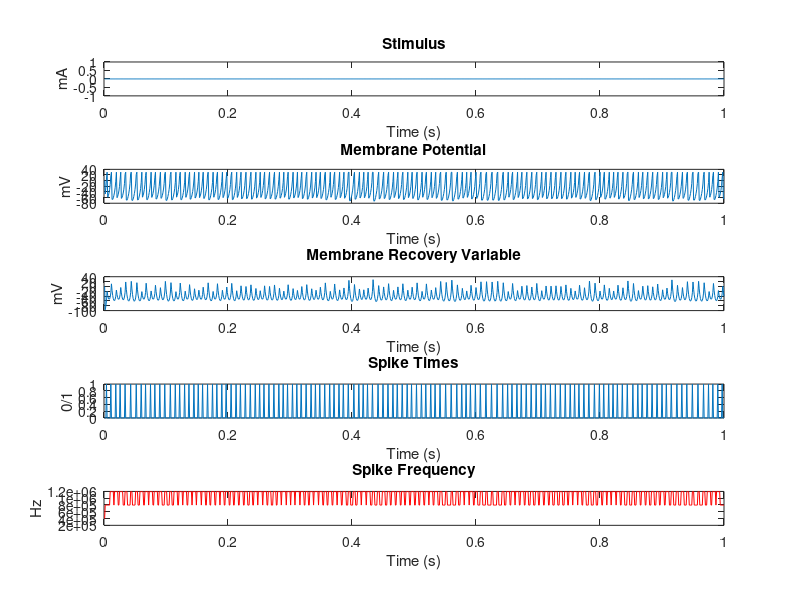

MATLAB code for this plot:
%% ARBITRARY FORCING OF IZHIKEVICH SPIKING NEURON MODEL 
%  COPYWRITE: ANDREW HANSEN, 2015
%  BRANDEIS UNIVERSITY



%% 1. SIMULATION PARAMETERS (PLAY AROUND WITH THESE)
clc;
clear all;
close all;

sim_bnd = [0, 1]; % Initialize simulation time interval (seconds)
sim_res = 0.001; % Initialize simulation time sample resolution (seconds)
sim_smp = sim_bnd(2)/sim_res; % Initialize simulation time sample quanta (samples)
time = linspace(sim_res, sim_bnd(2), sim_smp); % Initialize sim time vector (seconds)



%% 2. MODEL PARAMETERS (PICK YOUR PREFERRED NEURON MODEL)
n = 16; % Set Izhikevich model parameters
p = [ 00.020,  00.200, -65.000,  06.000,  14.000;... % 01. Tonic spiking
      00.020,  00.250, -65.000,  06.000,  00.500;... % 02. Phasic spiking
      00.020,  00.200, -50.000,  02.000,  15.000;... % 03. Tonic bursting
      00.020,  00.250, -55.000,  00.050,  00.600;... % 04. Phasic bursting
      00.020,  00.200, -55.000,  04.000,  10.000;... % 05. Mixed-mode
      00.010,  00.200, -65.000,  08.000,  30.000;... % 06. Spike frequency adaptation
      00.020, -00.100, -55.000,  06.000,  00.000;... % 07. Class 1
      00.200,  00.260, -65.000,  00.000,  00.000;... % 08. Class 2
      00.020,  00.200, -65.000,  06.000,  07.000;... % 09. Spike latency
      00.050,  00.260, -60.000,  00.000,  00.000;... % 10. Subthreshold oscillations
      00.100,  00.260, -60.000, -01.000,  00.000;... % 11. Resonator
      00.020, -00.100, -55.000,  06.000,  00.000;... % 12. Integrator
      00.030,  00.250, -60.000,  04.000,  00.000;... % 13. Rebound spike
      00.030,  00.250, -52.000,  00.000,  00.000;... % 14. Rebound burst
      00.030,  00.250, -60.000,  04.000,  00.000;... % 15. Threshold variability
      01.000,  01.500, -60.000,  00.000, -65.000;... % 16. Bistability
      01.000,  00.200, -60.000, -21.000,  00.000;... % 17. DAP
      00.020,  01.000, -55.000,  04.000,  00.000;... % 18. Accomodation
     -00.020, -01.000, -60.000,  08.000,  80.000;... % 19. Inhibition-induced spiking
     -00.026, -01.000, -45.000,  00.000,  80.000];   % 20. Inhibition-induced bursting



%% 3. MEMBRANE TIME PARAMETERS
V_time = zeros(size(time)); % Allocate membrane potential time vector memory
U_time = V_time;            % Allocate membrane recovery variable time vector memory
V = -70;                    % Initial membrane potential
U = p(n, 2)*V;              % Initial membrane recovery
spike = V_time;             % Allocate spike vector memory
spike_time = V_time;        % Allocate spike time vector memory
spike_freq =  V_time;       % Allocate spike time vector memory



%% 4. STIMULUS
% Note: "0.000" represent editable parameter values
%  A. STIMULUS TIME SERIES (ALTER stim_bnd TO ALTER INJECTION CURRENT START/END)
stim_bnd = [0, 1]; % Initialize forcing signal generation time (seconds)
stim_int = diff(stim_bnd); % Initialize forcing signal time interval (seconds)
stim_smp = stim_int/sim_res; % Initialize forcing signal time sample quanta (samples)
stim = linspace(sim_res, stim_int, stim_smp); % Initialize forcing signal time vector values

%  B. STIMULUS AMPLITUDE (PLAY AROUND WITH amp AND amp_damp)
amp = [0.000, 0.000]; % Initialize carrier signal amplitude (mA)
amp_damp = 0.000; % Initialize terminal carrier signal dampening (mA)
% (BELOW) Initialize carrier signal amplitude vector values (mA)
amp = (linspace(amp(1), amp(2), stim_smp) + p(n, 5)).*exp(amp_damp*stim);

%  C. STIMULUS FREQUENCY (PLAY AROUND WITH freq_bnd AND freq_damp)
freq_bnd = [0.000, 0.000]; % Initialize carrier signal frequency (Hz)
freq_damp = 0.000; % Initialize terminal carrier signal dampening (Hz)
% (BELOW) Initialize carrier signal frequency vector values (Hz)
freq = (2*pi*linspace(freq_bnd(1), freq_bnd(2), stim_smp)).*exp(freq_damp*stim);;

%  D. STIMULUS PHASE (PLAY AROUND WITH phase_offset)
phase_offset = ((2*pi*0.000)/360); % Convert initial forcing signal phase offset (degrees)
% Initialize carrier signal phase vector values (degrees)
phase = cumsum(freq)/sim_res; % Initialize carrier signal phase vector values (degrees)

%  E. STIMULUS NOISE (PLAY AROUND WITH amp_noise AND freq_noise)
% (BELOW) Initialize carrier signal amplitude noise vector values (percent)
amp_noise = amp.*randn(1, stim_smp)*0.000;
% (BELOW) Initialize carrier signal frequency noise vector values (percent)
freq_noise = freq.*randn(1, stim_smp)*0.000;

%  F. STIMULUS WAVEFORM GENERATION
stim = (amp + amp_noise).*sin((freq + freq_noise).*stim + phase_offset);
stim = [zeros(1, stim_bnd(1)/sim_res), stim, zeros(1, (sim_bnd(2) - stim_bnd(2))/sim_res)];



%% 5. SIMULATION
%  A. EXECUTION
for t = 1 : length(time) - 1
    V = V + 0.25*(0.04*V^2 + 5*V + 140 - U + stim(t));
    U = U + 0.25*p(n, 1)*(p(n, 2)*V - U);
    if V > 30                   % If there is a spike
       V_time(t + 1) = 30;      % Generate peak
       V = p(n, 3);             % Reset membrane voltage to c
       U = U + p(n, 4);         % Membrane recovery variable increment
       spike(t) = 1;            % Record spike
       spike_time(t) = time(t); % Record spike time
       spike_stim(t) = stim(t);
    else
        V_time(t + 1) = V;
    end;
    U_time(t + 1) = U;
end;

%  B. ANALYSIS
% (BELOW) Calculate spike train frequency
spike_freq = [0 sim_smp.*diff(spike)];
spike_freq = cumsum(spike_freq)/sim_res;
% (BELOW) Convolve spike train using gaussian kernel
sigma = 1;
x = [-0.1: 0.01 : 0.1];
k = exp(-(x/sigma).^2/2)/(sigma*sqrt(2*pi));
spike_freq = conv(spike_freq, k);
spike_freq = spike_freq(floor(length(k)/2) : end - ceil(length(k)/2));



%% 6. OUTPUT
% (BELOW) Plot simulation variables
figure();
subplot(5, 1, 1); plot(time, stim);
title('Stimulus'); xlabel('Time (s)'); ylabel('mA');
subplot(5, 1, 2); plot(time, V_time);
title('Membrane Potential'); xlabel('Time (s)'); ylabel('mV');
subplot(5, 1, 3); plot(time, U_time);
title('Membrane Recovery Variable'); xlabel('Time (s)'); ylabel('mV');
subplot(5, 1, 4); plot(time, spike);
title('Spike Times'); xlabel('Time (s)'); ylabel('0/1');
subplot(5, 1, 5); plot(time, spike_freq, 'r');
title('Spike Frequency'); xlabel('Time (s)'); ylabel('Hz');
